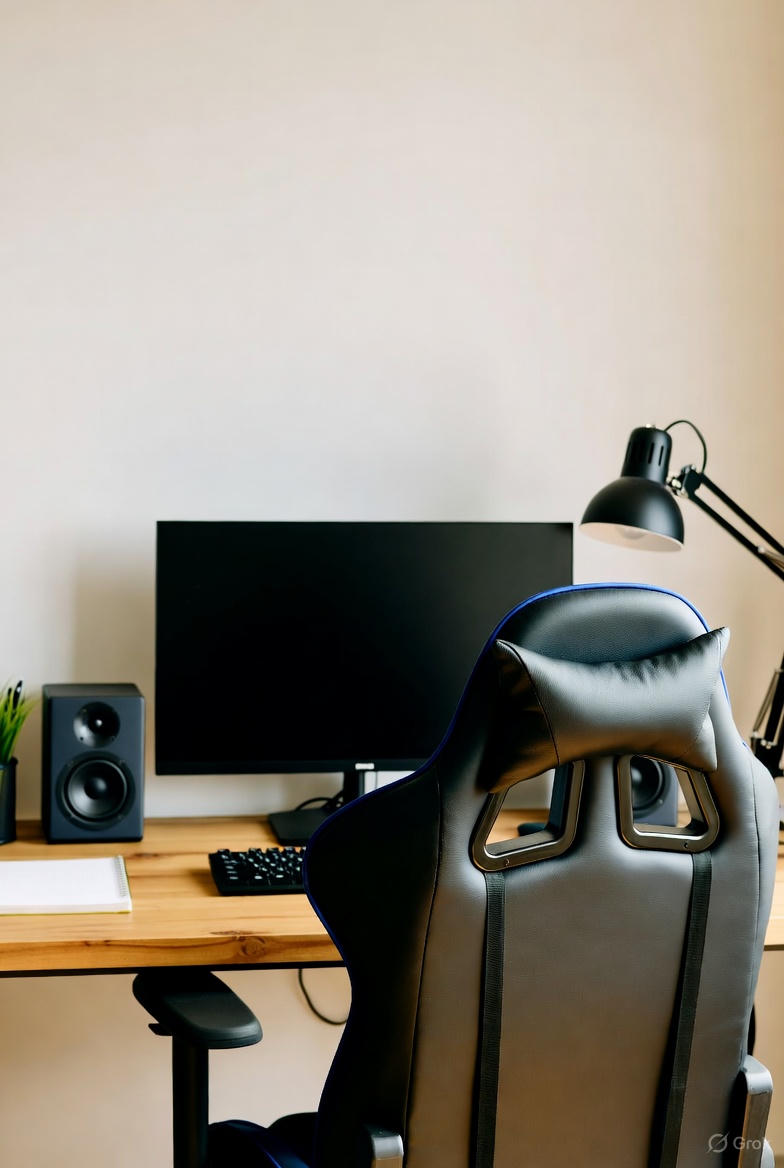
#> input picture 011.jpg, 784 x 1168 px
$ python -i generate_slide_poster_mockups.py   (imports and definitions only)
#> lines starting #> are read from the running program, lines starting #| are printed output that depends on the picture
#!/usr/bin/env python3
"""
Generate simple room-style mockups for split poster triptychs.

For each `*_triptych.*` in `outputs/SPLIT POSTERS/`, this script creates
a mockup image with a neutral wall background and a soft shadow, and saves
it under `outputs/SPLIT POSTERS_MOCKUPS/` with the same basename + `_mockup.jpg`.

This is intentionally simple so it runs without extra assets. It uses Pillow.
Usage:
  python scripts/generate_slide_poster_mockups.py

Options:
    --input-dir  Path to folder containing triptychs (default: outputs/SPLIT POSTERS)
    --output-dir Path to write mockups (default: outputs/SPLIT POSTERS_MOCKUPS)
  --width      Background width in px (default: 1200)
  --height     Background height in px (default: 1800)
  --bg-color   Background RGB hex or comma list (default: 245,238,226)
  --dry-run    Do not write files; just print what would be done

"""
import os
import sys
import argparse
from PIL import Image, ImageDraw, ImageFilter
import glob


# [8 lines left out: function parse_color, not called in this run]


def make_shadow(bg_size, bbox, blur_radius=30, opacity=120):
    # Create a blurred ellipse shadow under the pasted poster
    w, h = bg_size
    shadow = Image.new("RGBA", (w, h), (0,0,0,0))
    draw = ImageDraw.Draw(shadow)
    x0, y0, x1, y1 = bbox
    cx = (x0 + x1)//2
    # Slightly wider than poster
    ex0 = x0 + (x1-x0)//10
    ex1 = x1 - (x1-x0)//10
    ey0 = y1 - (y1-y0)//6
    ey1 = y1 + (y1-y0)//6
    draw.ellipse((ex0, ey0, ex1, ey1), fill=(0,0,0,opacity))
    shadow = shadow.filter(ImageFilter.GaussianBlur(blur_radius))
    return shadow


def generate_mockup(input_path, output_path, bg_size=(1200,1800), bg_color=(245,238,226)):
#> called with input_path = '../011.jpg', output_path = 'out.png', bg_size = (1200, 1800), bg_color = (245, 238, 226)
    poster = Image.open(input_path).convert("RGBA")

    bg_w, bg_h = bg_size
    bg = Image.new("RGB", (bg_w, bg_h), bg_color)
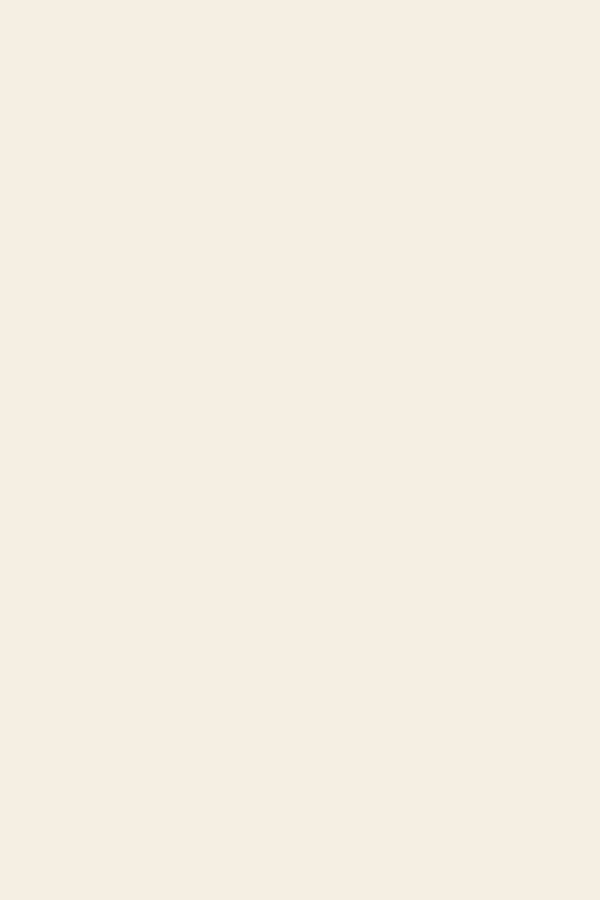
#> bg: PIL image 1200x1800 RGB (shown at 1/2 size); mean R, G, B 245, 238, 226

    # Resize poster to take ~70% of bg width
    max_w = int(bg_w * 0.70)
    w, h = poster.size
#> w = 784; h = 1168
    scale = min(1.0, max_w / w)
#> scale = 1
    new_w = int(w * scale)
#> new_w = 784
    new_h = int(h * scale)
#> new_h = 1168
    poster_resized = poster.resize((new_w, new_h), Image.LANCZOS)

    # Position: centered horizontally, top margin
    top_margin = int(bg_h * 0.08)
    x = (bg_w - new_w) // 2
#> x = 208
    y = top_margin

    # Add a soft shadow
    shadow = make_shadow((bg_w, bg_h), (x, y, x+new_w, y+new_h), blur_radius=28, opacity=110)
#> in make_shadow, `shadow = Image.new("RGBA", (w, h), (0,0,0,0))`: shadow: PIL image 1200x1800 RGBA; every value is 0
#> in make_shadow, `shadow = shadow.filter(ImageFilter.GaussianBlur(blur_radius))`:
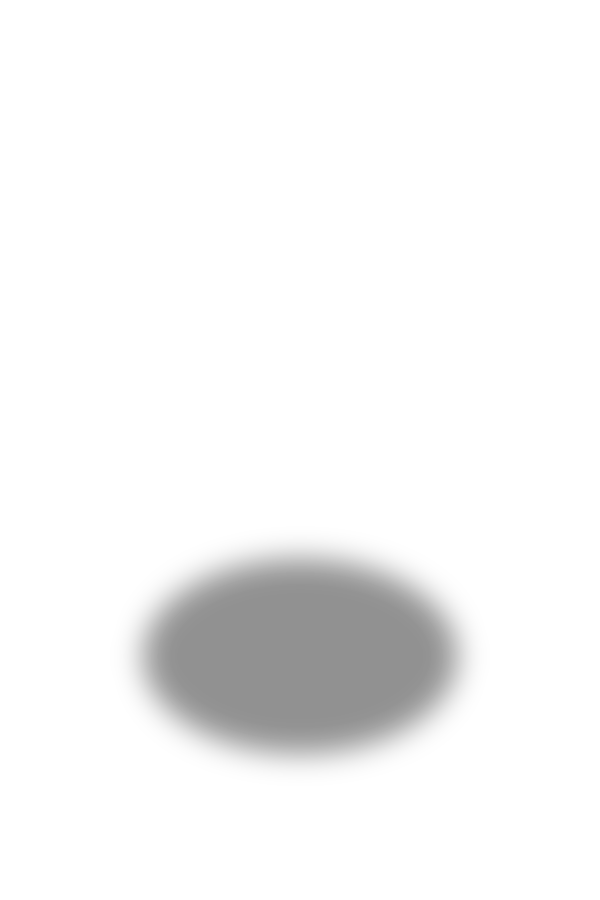
#> shadow: PIL image 1200x1800 RGBA (shown at 1/2 size); mean R, G, B, A 0, 0, 0, 9.8; transparent parts drawn white
    bg = bg.convert("RGBA")
#> bg: PIL image 1200x1800 RGBA
    bg = Image.alpha_composite(bg, shadow)
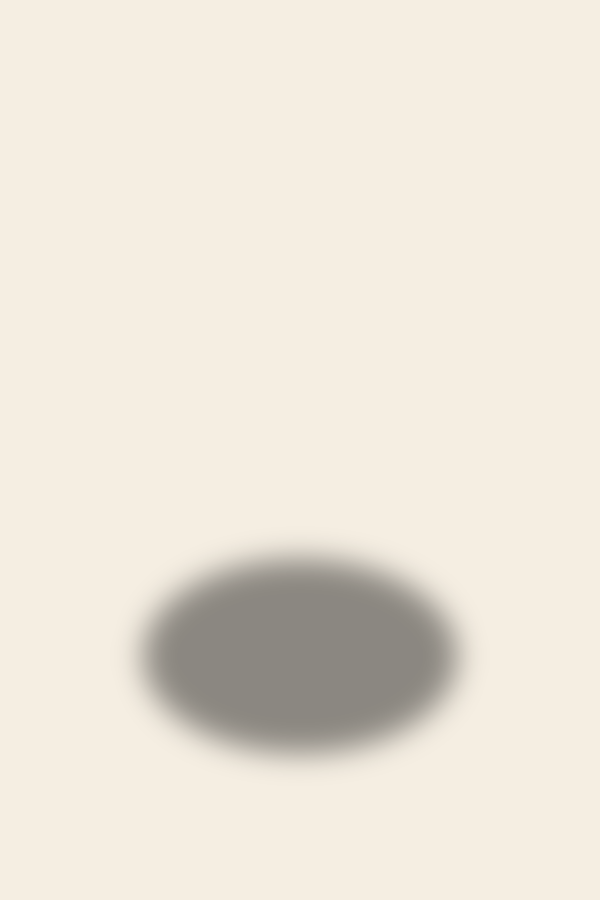
#> bg: PIL image 1200x1800 RGBA (shown at 1/2 size); mean R, G, B, A 235.6, 228.8, 217.3, 255

    # Paste poster
    bg.paste(poster_resized, (x, y), poster_resized)
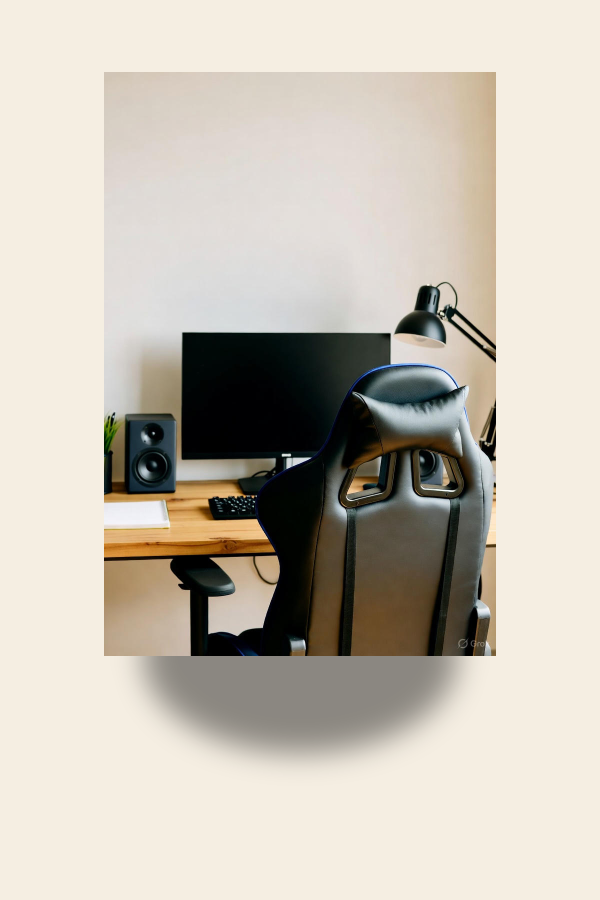
#> bg: PIL image 1200x1800 RGBA (shown at 1/2 size); mean R, G, B, A 198.6, 191.8, 180.4, 255

    # Optionally add a simple desk/monitor silhouette at bottom to resemble the example
    draw = ImageDraw.Draw(bg)
    desk_h = int(bg_h * 0.14)
    desk_top = bg_h - desk_h
    draw.rectangle([0, desk_top, bg_w, bg_h], fill=(55,50,45,255))

    # Convert to RGB and save
    out = bg.convert("RGB")
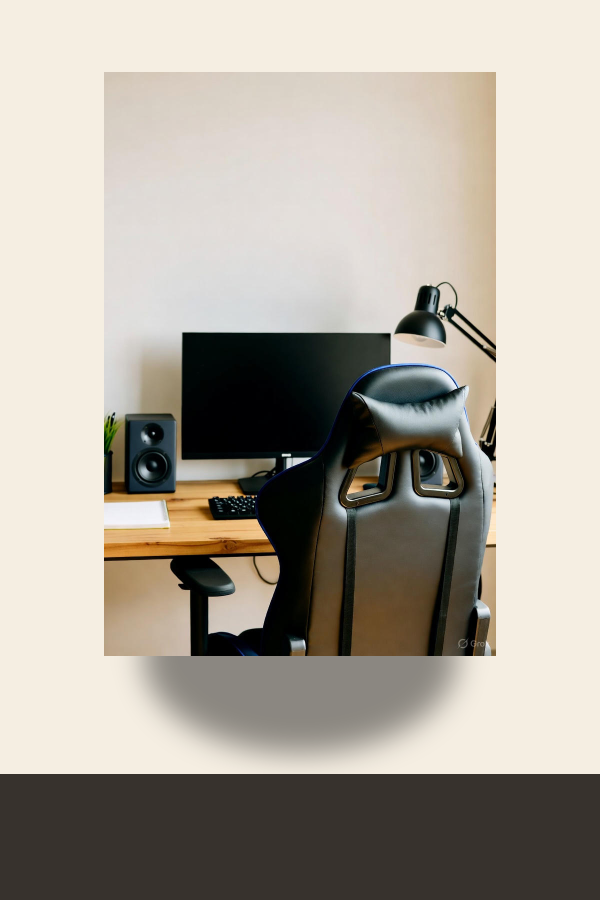
#> out: PIL image 1200x1800 RGB (shown at 1/2 size); mean R, G, B 172, 165.4, 155.1
    out.save(output_path, format="JPEG", quality=92)


# [44 lines left out: function main, not called in this run]


# [2 lines not run here, left out]

>>> result = generate_mockup('../011.jpg', 'out.png')
